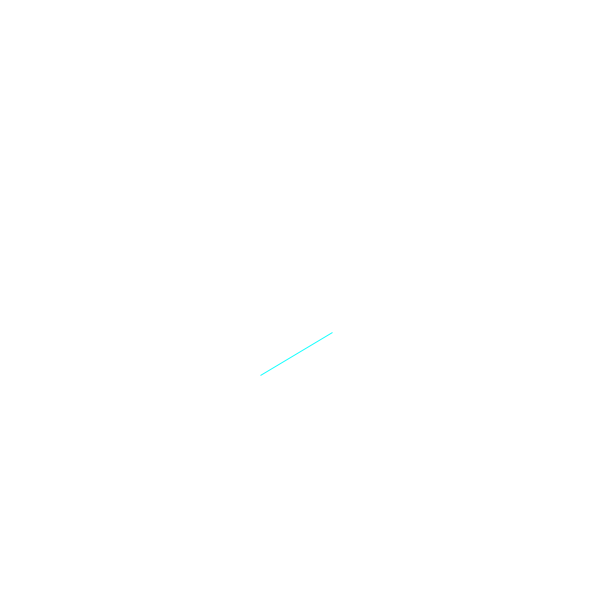
Frame 1 (no input)
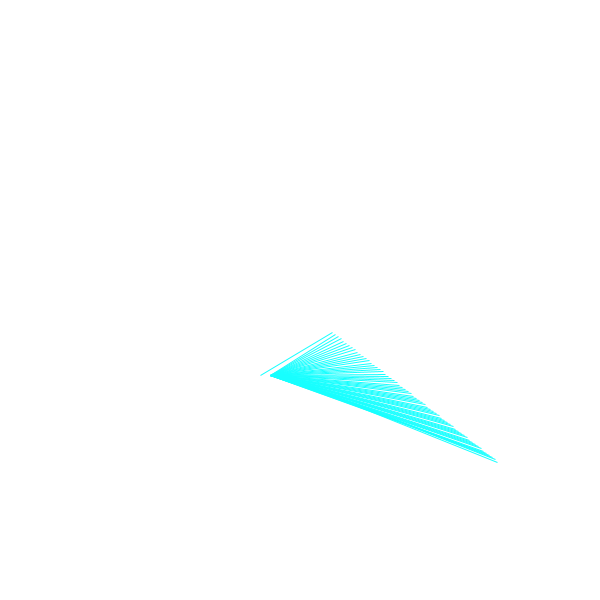
Frame 60 (the mouse pressed at the canvas centre just before this capture)
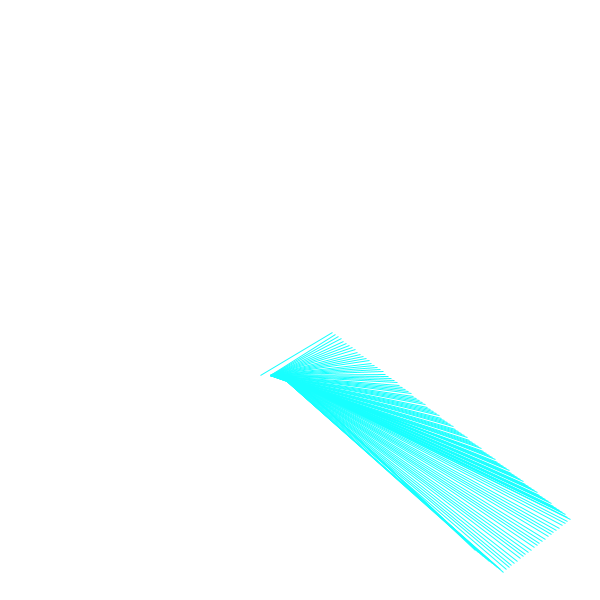
Frame 120 (the mouse held since frame 60 and released just before this capture)

The Processing sketch that drew these frames (run headless with seeded random() and noise(); from frame 60 on, the mouse is pressed at the canvas centre):

// Processing sketch: processing_29440
// ── processing_29440.pde

int s;
int m;
int h;
int size =60;
float xpos, ypos; 
float xspeed = 2.8;  // Speed of the shape
float yspeed = 2.2;  // Speed of the shape

int xdirection = 1;  // Left or Right
int ydirection = 1;
void setup() {
  size(600,600);
  background(255);
  smooth();
  xpos = width/2;
  ypos = height/2;
}
void draw() {
   xpos = xpos + ( xspeed * xdirection );
  ypos = ypos + ( yspeed * ydirection );
  
  s = second();
  m = minute();
  h = hour();
  // Test to see if the shape exceeds the boundaries of the screen
  // If it does, reverse its direction by multiplying by -1
  if (xpos > width-size || xpos < 0) {
    xdirection *= -1;
  }
  if (ypos > height-size || ypos < 0) {
    ydirection *= -1;
  }
  stroke(23,s*10,s*100);
  
  triangle(xpos+size/2,ypos+size/2,s*10,m*15,s*10,m*15);
}
